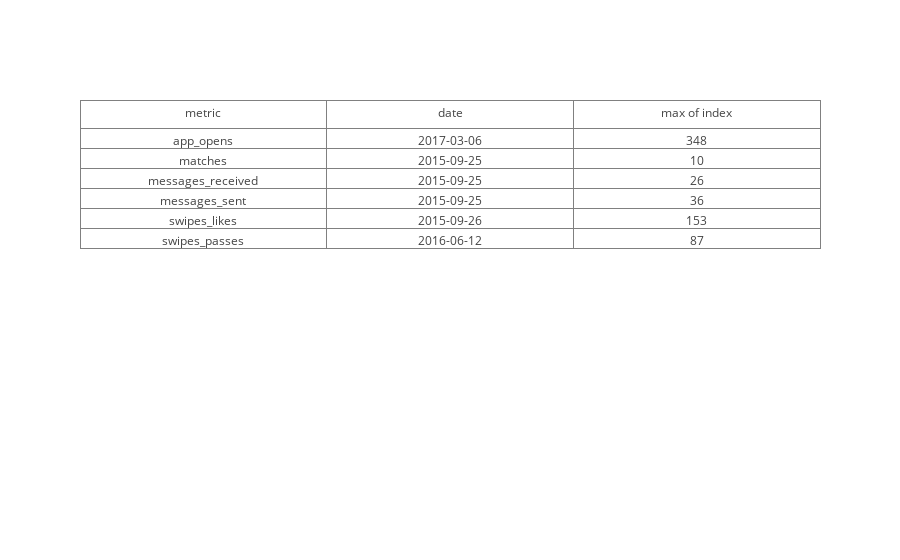

Notebook code for this chart:
### Code cell
iplot(data)

### Figure 1 — Plotly figure (JSON) as saved in the notebook; plotly's stock layout.template omitted (floating-point values rounded to 4 significant figures)
{"data": [{"cells": {"values": [["app_opens", "matches", "messages_received", "messages_sent", "swipes_likes", "swipes_passes"], ["2017-03-06", "2015-09-25", "2015-09-25", "2015-09-25", "2015-09-26", "2016-06-12"], [348, 10, 26, 36, 153, 87]]}, "header": {"values": ["metric", "date", "max of index"]}, "name": "Max Usage Metrics", "type": "table", "uid": "ad913fbd-02d6-48ec-8bd9-3b6019e0fdf5"}], "layout": {}}
